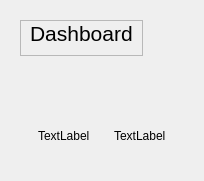
             <widget class="QWidget" name="rendimento_page">
              <layout class="QVBoxLayout" name="verticalLayout_31">
               <item>
                <widget class="QWidget" name="widget_geral_dashboard" native="true">
                 <layout class="QVBoxLayout" name="verticalLayout_32">
                  <item>
                   <widget class="QWidget" name="grafico" native="true">
                    <layout class="QVBoxLayout" name="verticalLayout_33">
                     <property name="leftMargin">
                      <number>0</number>
                     </property>
                     <property name="topMargin">
                      <number>0</number>
                     </property>
                     <item alignment="Qt::AlignLeft|Qt::AlignTop">
                      <widget class="QFrame" name="frame_dashboard">
                       <property name="frameShape">
                        <enum>QFrame::StyledPanel</enum>
                       </property>
                       <property name="frameShadow">
                        <enum>QFrame::Raised</enum>
                       </property>
                       <layout class="QVBoxLayout" name="verticalLayout_34">
                        <property name="topMargin">
                         <number>0</number>
                        </property>
                        <item>
                         <widget class="QLabel" name="lbl_dashboard">
                          <property name="styleSheet">
                           <string notr="true">font: 63 10pt &quot;Inter 24pt SemiBold&quot;;</string>
                          </property>
                          <property name="text">
                           <string>&lt;html&gt;&lt;head/&gt;&lt;body&gt;&lt;p&gt;&lt;span style=&quot; font-size:16pt;&quot;&gt;Dashboard&lt;/span&gt;&lt;/p&gt;&lt;/body&gt;&lt;/html&gt;</string>
                          </property>
                         </widget>
                        </item>
                       </layout>
                      </widget>
                     </item>
                     <item>
                      <spacer name="substitua_aqui_grafico">
                       <property name="orientation">
                        <enum>Qt::Vertical</enum>
                       </property>
                       <property name="sizeHint" stdset="0">
                        <size>
                         <width>20</width>
                         <height>40</height>
                        </size>
                       </property>
                      </spacer>
                     </item>
                    </layout>
                   </widget>
                  </item>
                  <item>
                   <widget class="QWidget" name="widget_pessoas_solicitar" native="true">
                    <layout class="QHBoxLayout" name="horizontalLayout_35">
                     <item>
                      <widget class="QWidget" name="pessoas_online" native="true">
                       <layout class="QVBoxLayout" name="verticalLayout_35">
                        <item>
                         <widget class="QLabel" name="substitua_aqui_pessoas">
                          <property name="text">
                           <string>TextLabel</string>
                          </property>
                         </widget>
                        </item>
                       </layout>
                      </widget>
                     </item>
                     <item>
                      <widget class="QWidget" name="solicitar_ajuda" native="true">
                       <layout class="QVBoxLayout" name="verticalLayout_36">
                        <item>
                         <widget class="QLabel" name="substitua_aqui_solicitar">
                          <property name="text">
                           <string>TextLabel</string>
                          </property>
                         </widget>
                        </item>
                       </layout>
                      </widget>
                     </item>
                    </layout>
                   </widget>
                  </item>
                 </layout>
                </widget>
               </item>
              </layout>
             </widget>
